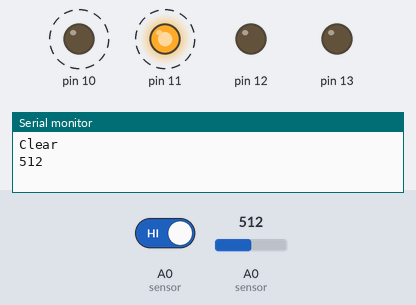
Bench run of a sketch on a simulated Arduino Uno, built with avr-gcc and run on an emulated ATmega328P. Shown: output pins drawn as LEDs (lit = HIGH), the last lines printed to the serial monitor. Dashed ring = blinking. The test bench sets the inputs (shaded band); at power-on: A0 (sensor) HIGH, A0 (sensor) = 512.

Above: at 0.89 s.
2.4 s: A0 (sensor) driven LOW
At 4.8 s:
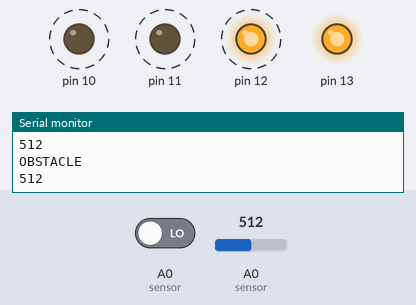
5.9 s: A0 (sensor) set to 122
At 6.82 s:
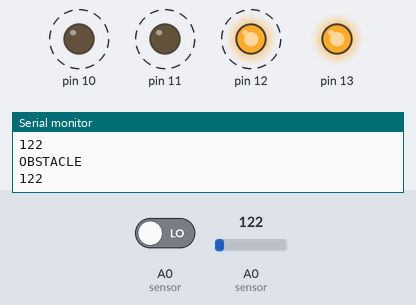
9.4 s: A0 (sensor) set to 0
At 11.3 s:
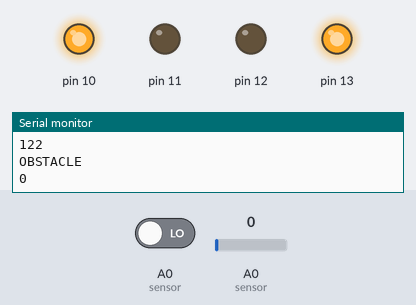
Timing chart, 0 to 12.8 s (numbered marks = the images above; inputs shaded):
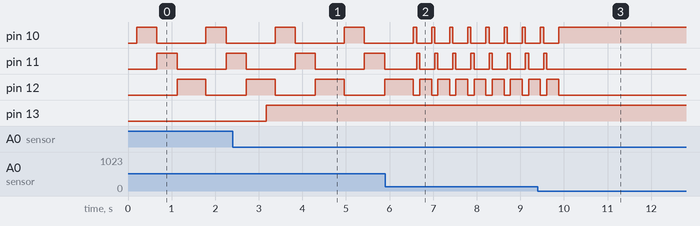

Measured:
- after the input at 2.4 s, pin 13: LOW → HIGH after 0.77 s
- after the input at 5.9 s, pin 10, pin 11: alternates HIGH for 0.07 s and LOW for 0.34 s, starting after 0.72 s; pin 12: alternates HIGH for 0.27 s and LOW for 0.14 s, starting after 0.79 s
- after the input at 9.4 s, pin 10: goes on until 9.9 s, then stays HIGH; pin 11: goes on until 9.6 s, then stays LOW; pin 12: goes on until 9.9 s, then stays LOW
- by itself, pin 10, pin 11: alternates HIGH for 0.46 s and LOW for 1.1 s
- by itself, pin 12: alternates HIGH for 0.66 s and LOW for 0.92 s

The sketch:

ultrasonic.ino
```cpp
//Ultrasonic Sensor
int sensor=A0;
int val=0;
int obstacle=LOW;
int distance=0;
void setup(){
  pinMode (13, OUTPUT);
  pinMode (sensor, INPUT);
  Serial.begin (9600);
  pinMode (10,OUTPUT);
  pinMode (11,OUTPUT);
  pinMode (12,OUTPUT);
}
void loop (){
  obstacle=digitalRead(sensor);
  if(obstacle==LOW){
    Serial.println("OBSTACLE");
    digitalWrite(13,HIGH);
  }
  else{
    Serial.println("Clear");
    digitalWrite(13,LOW);
  }
  distance=analogRead(sensor);
  Serial.println(distance);
  delay(200);
  digitalWrite (10,HIGH);
  digitalWrite (11,LOW);
  digitalWrite (12,LOW);
  delay (distance-50);
  digitalWrite (10,LOW);
  digitalWrite (11,HIGH);
  digitalWrite (12,LOW);
  delay ( distance-50);
  digitalWrite (10,LOW);
  digitalWrite (11,LOW);
  digitalWrite (12,HIGH);
  delay (distance-50);
   }
```
